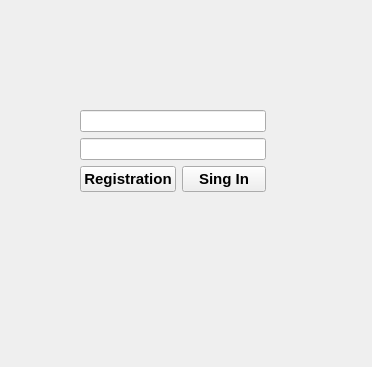
<?xml version="1.0" encoding="UTF-8"?>
<ui version="4.0">
 <class>Form</class>
 <widget class="QWidget" name="Form">
  <property name="geometry">
   <rect>
    <x>0</x>
    <y>0</y>
    <width>372</width>
    <height>367</height>
   </rect>
  </property>
  <property name="windowTitle">
   <string>Form</string>
  </property>
  <widget class="QWidget" name="layoutWidget">
   <property name="geometry">
    <rect>
     <x>80</x>
     <y>110</y>
     <width>186</width>
     <height>84</height>
    </rect>
   </property>
   <layout class="QVBoxLayout" name="verticalLayout_2">
    <item>
     <layout class="QVBoxLayout" name="verticalLayout">
      <item>
       <widget class="QLineEdit" name="lineEdit_3"/>
      </item>
      <item>
       <widget class="QLineEdit" name="lineEdit_2"/>
      </item>
     </layout>
    </item>
    <item>
     <layout class="QHBoxLayout" name="horizontalLayout">
      <item>
       <widget class="QPushButton" name="RegistrationButton">
        <property name="font">
         <font>
          <pointsize>11</pointsize>
          <weight>75</weight>
          <bold>true</bold>
         </font>
        </property>
        <property name="text">
         <string>Registration</string>
        </property>
       </widget>
      </item>
      <item>
       <widget class="QPushButton" name="SingInFirstButton">
        <property name="font">
         <font>
          <pointsize>11</pointsize>
          <weight>75</weight>
          <bold>true</bold>
         </font>
        </property>
        <property name="text">
         <string>Sing In</string>
        </property>
       </widget>
      </item>
     </layout>
    </item>
   </layout>
  </widget>
 </widget>
 <resources/>
 <connections/>
</ui>
